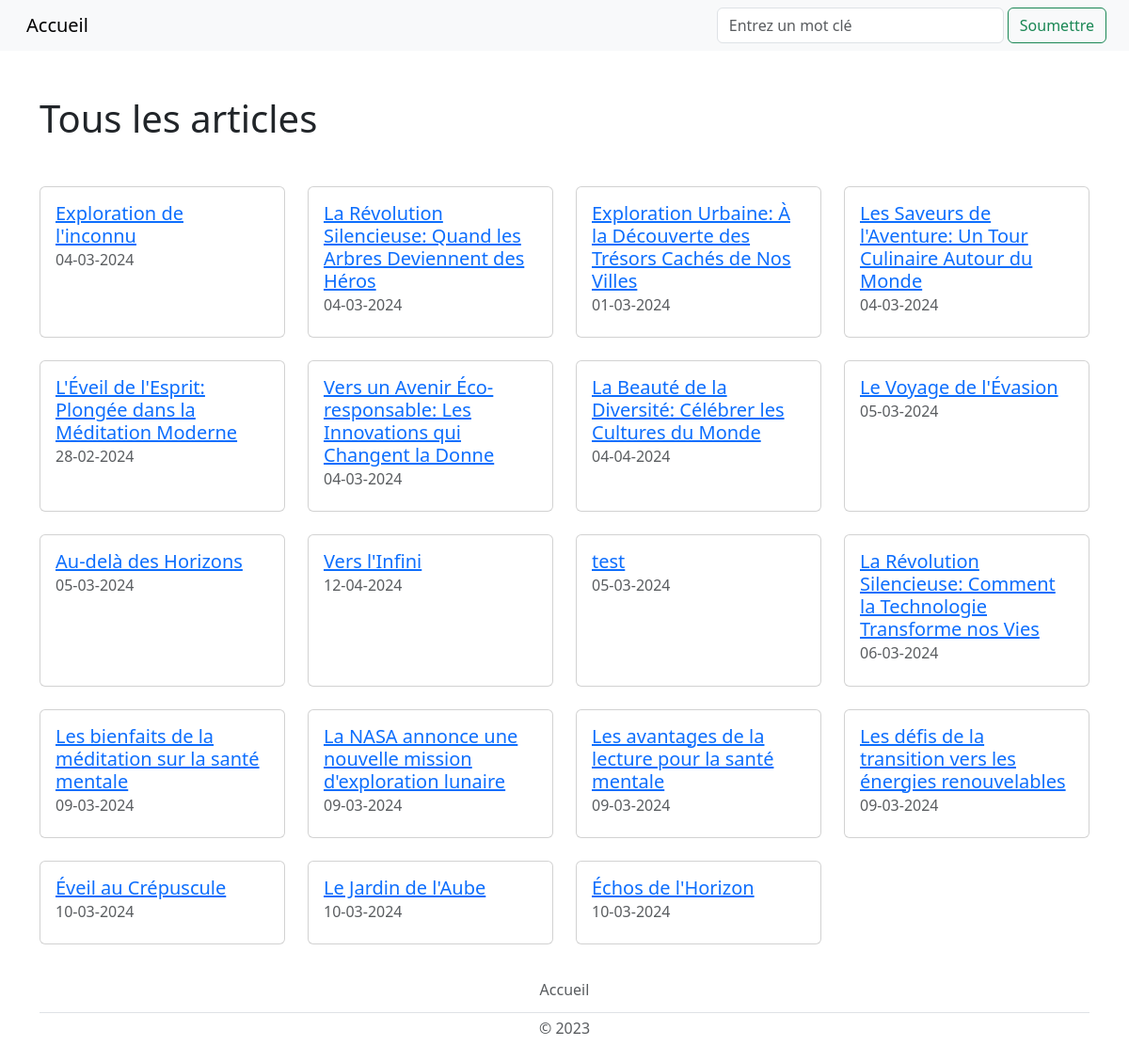
/resultats/, run on an earlier commit of the app's database.
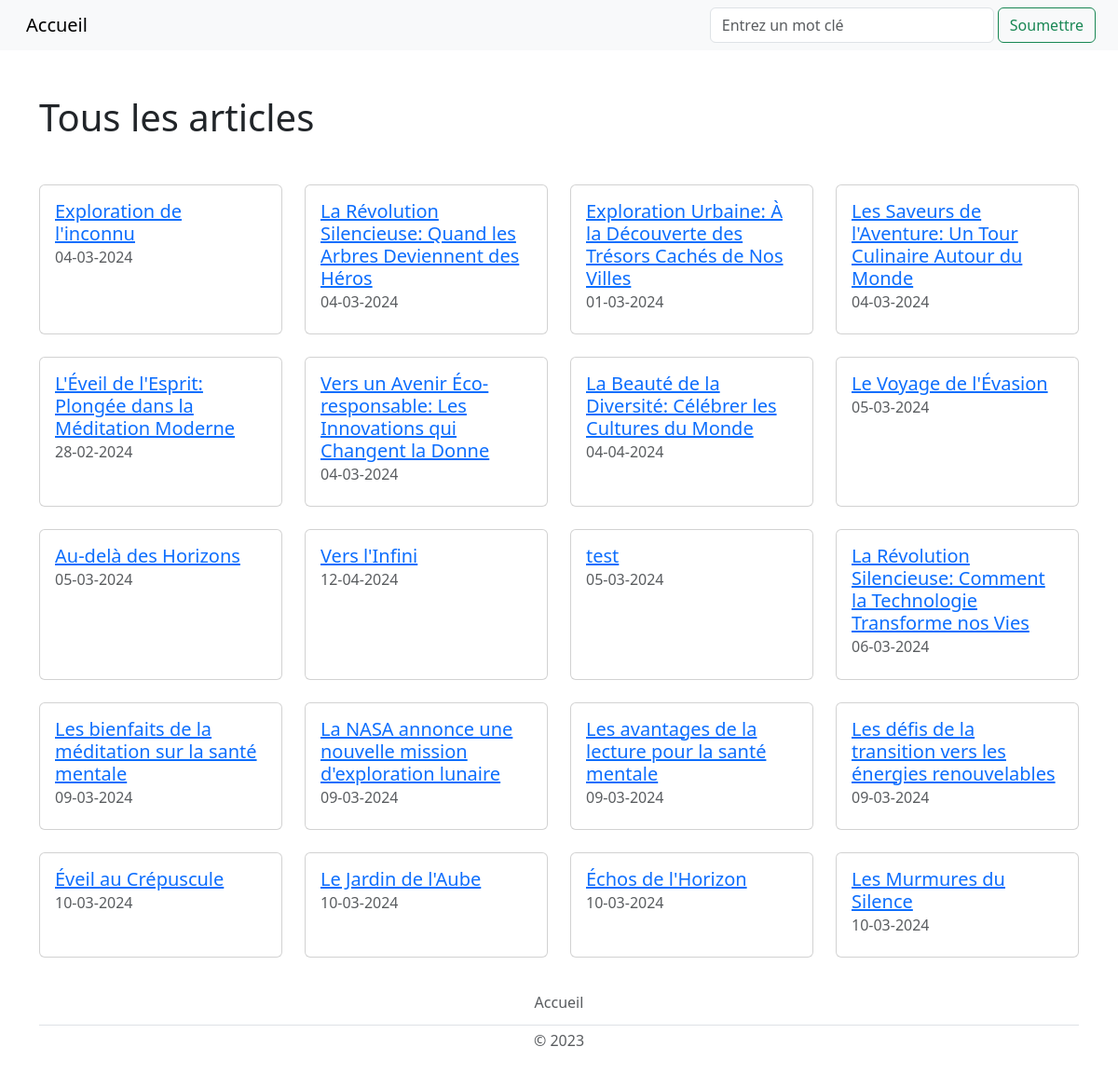
And on a later commit of the database.
### tables this page shows
CREATE TABLE ARTICLES (
    id_article VARCHAR(50) PRIMARY KEY,
    titre_article varchar(100) NOT NULL,
    date_publication DATE NOT NULL,
    contenu TEXT NOT NULL,
    id_utilisateur INTEGER NOT NULL,
    CONSTRAINT fk_auteur FOREIGN KEY (id_utilisateur) REFERENCES UTILISATEURS(id_utilisateur)
);

### recherche.py (the view)
@app.route('/resultats/<query>', methods=['GET'])
@app.route('/resultats/', defaults={'query': None}, methods=['GET'])
def resultats(query):
    titre="Résultats"
    if query:
        db = Database.get_db()
        articles = db.get_articles(query)
    else:
        db = Database.get_db()
        articles = db.get_articles()
    return render_template('resultats.html', query=query, articles=articles,
                           titre=titre)

### app.py (called while the page is built)
@app.teardown_appcontext
def close_connection(exception):
    db = getattr(g, '_database', None)
    if db is not None:
        db.disconnect()

### database.py (called while the page is built)
    @staticmethod
    def get_db():
        database = getattr(g, '_database', None)
        if database is None:
            g._database = Database()
        return g._database

    def disconnect(self):
        if self.user_connection is not None:
            self.user_connection.close()
        if self.photo_connection is not None:
            self.photo_connection.close()
        if self.session_connection is not None:
            self.session_connection.close()
        if self.article_connection is not None:
            self.article_connection.close()

    def get_article_connection(self):
        if self.article_connection is None:
            self.article_connection = sqlite3.connect('db/articles.db')
        return self.article_connection

    def get_articles(self, recherche_input=None):
        cursor = self.get_article_connection().cursor()
        if recherche_input:
            cursor.execute(
                "SELECT * FROM articles WHERE titre_article LIKE ? OR "
                "contenu LIKE ?",
                ('%' + recherche_input + '%', '%' + recherche_input + '%'))
        else:
            cursor.execute(
                "SELECT id_article, titre_article, date_publication, "
                "contenu, id_utilisateur FROM articles")
        return cursor.fetchall()

### templates/resultats.html
{% extends "layout.html" %}
{% block content %}
    <div class="container">
        {% if query %}
            <h1 class="my-5">Résultats de la recherche pour "{{ query }}"</h1>
        {% else %}
            <h1 class="my-5">Tous les articles</h1>
        {% endif %}
        <div class="row row-cols-1 row-cols-md-2 row-cols-lg-4">
            {% for article in articles %}
                <div class="col mb-4">
                    <div class="card h-100">
                        <div class="card-body">
                            <a href="{{ url_for('article', identifiant=article[0]) }}"
                               class="card-link">
                                <h5 class="card-title">{{ article[1] }}</h5>
                            </a>
                            <h6 class="card-subtitle mb-2 text-muted">{{ article[2] }}</h6>
                        </div>
                    </div>
                </div>
            {% endfor %}
        </div>
    </div>
{% endblock %}

### templates/layout.html (shortened to what this page needs)
<!DOCTYPE html>
<html lang="fr">
<head>
    <link href="https://cdn.jsdelivr.net/npm/bootstrap@5.3.0-alpha1/dist/css/bootstrap.min.css"
          rel="stylesheet">
    <link rel="stylesheet"
          href="{{ url_for('static', filename='css/style.css') }}">
</head>
<body style="display: flex; flex-direction: column; min-height: 100vh;">
<nav class="navbar navbar-expand-lg bg-body-tertiary">
    <div class="container-fluid">
        <ul class="navbar-nav">
            <li class="nav-item">
                <a class="navbar-brand px-3" href="{{ url_for('accueil') }}">Accueil</a>
            </li>
        </ul>
        <form action="{{ url_for('recherche') }}" class="d-flex mx-2"
              method="POST" role="search">
            <label>
                <input class="form-control me-5" name="recherche_input"
                       placeholder="Entrez un mot clé"
                       type="search"
                       title="Pour voir tous les articles, laisser le champ vide et cliquer sur Soumettre.">
            </label>
            <button class="btn btn-outline-success mx-1" type="submit">
                Soumettre
            </button>
        </form>
    </div>
</nav>
{% block content %}{% endblock %}
<footer class="py-1 my-1 mt-auto">
    <div class="container">
        <ul class="nav justify-content-center border-bottom pb-1 mb-1">
            <li class="nav-item"><a href="{{ url_for('accueil') }}"
                                    class="nav-link px-2 text-body-secondary">Accueil</a>
            </li>
        </ul>
        <p class="text-center text-body-secondary">© 2023</p>
    </div>
</footer>
</body>
</html>

What changed in the data, as far as the page shows it:
added ARTICLES: titre_article "Les Murmures du Silence", date_publication "10-03-2024"
